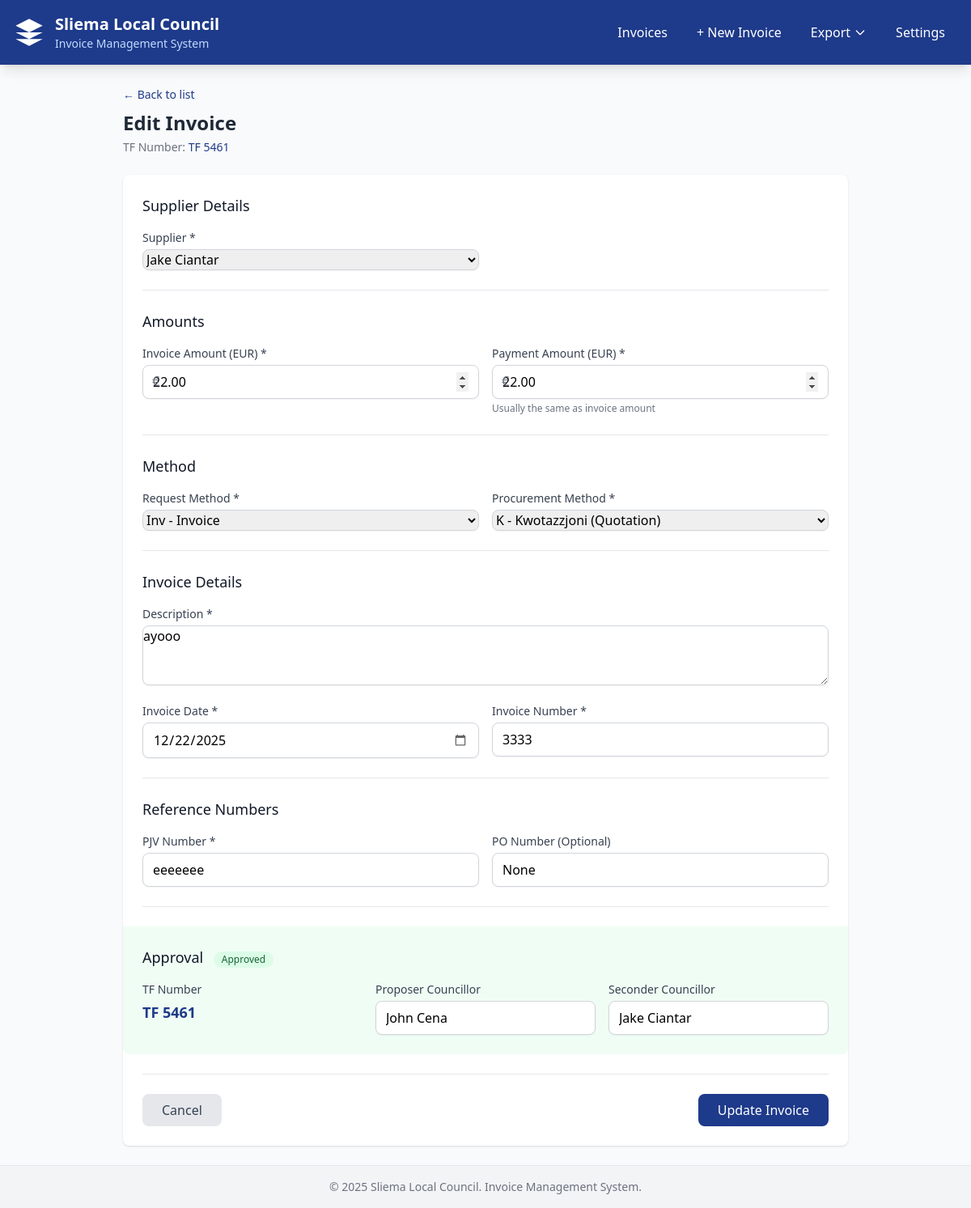
The page /invoices/1/edit on the database its author committed.
### models.py (models this page shows, shortened)
class Invoice(Base):
    __tablename__ = "invoices"
    id = Column(Integer, primary_key=True, index=True, autoincrement=True)
    supplier_id = Column(Integer, ForeignKey("suppliers.id"), nullable=False)
    invoice_amount = Column(Numeric(10, 2), nullable=False)
    payment_amount = Column(Numeric(10, 2), nullable=False)
    method_request = Column(
        String(10),
        nullable=False,
        info={'check': "method_request IN ('P', 'Inv', 'Rec', 'RFP', 'PP', 'DP', 'EC')"}
    )
    method_procurement = Column(
        String(10),
        nullable=False,
        info={'check': "method_procurement IN ('DA', 'D', 'T', 'K', 'R')"}
    )
    description = Column(Text, nullable=False)
    invoice_date = Column(Date, nullable=False)
    invoice_number = Column(String(100), nullable=False)
    po_number = Column(String(100), nullable=True)  # Purchase Order (optional)
    pjv_number = Column(String(100), nullable=False, unique=True)  # Purchase Journal Voucher (required)
    tf_number = Column(String(100), nullable=True)  # Transfer of Funds (only after approval)
    is_approved = Column(Boolean, default=False)
    approved_date = Column(Date, nullable=True)
    proposer_councillor = Column(String(255), nullable=True)
    seconder_councillor = Column(String(255), nullable=True)
    created_at = Column(DateTime, server_default=func.now())
    updated_at = Column(DateTime, server_default=func.now(), onupdate=func.now())
    is_deleted = Column(Boolean, default=False)
    supplier = relationship("Supplier", back_populates="invoices")
    __table_args__ = (
        CheckConstraint(
            "method_request IN ('P', 'Inv', 'Rec', 'RFP', 'PP', 'DP', 'EC')",
            name='check_method_request'
        ),
        CheckConstraint(
            "method_procurement IN ('DA', 'D', 'T', 'K', 'R')",
            name='check_method_procurement'
        ),
    )

class Supplier(Base):
    __tablename__ = "suppliers"
    id = Column(Integer, primary_key=True, index=True, autoincrement=True)
    name = Column(String(255), nullable=False, unique=True)
    created_at = Column(DateTime, server_default=func.now())
    invoices = relationship("Invoice", back_populates="supplier")

### routes/invoices.py (the view)
@router.get("/{invoice_id}/edit", response_class=HTMLResponse)
async def edit_invoice_form(
    request: Request,
    invoice_id: int,
    db: Session = Depends(get_db)
):
    invoice = db.query(Invoice).filter(
        Invoice.id == invoice_id,
        Invoice.is_deleted == False
    ).first()
    if not invoice:
        raise HTTPException(status_code=404, detail="Invoice not found")
    suppliers = db.query(Supplier).order_by(Supplier.name).all()
    next_tf = get_next_tf_number_preview(db)
    return templates.TemplateResponse(
        "invoice_form.html",
        {
            "request": request,
            "suppliers": suppliers,
            "invoice": invoice,
            "next_tf_number": next_tf,
            "method_request_codes": METHOD_REQUEST_CODES,
            "method_procurement_codes": METHOD_PROCUREMENT_CODES,
            "is_edit": True,
            "errors": {}
        }
    )

### templates/invoice_form.html (shortened to what this page needs)
{% extends "base.html" %}
{% block content %}
<div class="max-w-4xl mx-auto">
    <div class="mb-6">
        <a href="/invoices" class="text-malta-blue hover:underline text-sm">&larr; Back to list</a>
        <h2 class="text-2xl font-bold text-gray-800 mt-2">
            {% if is_edit %}Edit Invoice{% else %}New Invoice{% endif %}
        </h2>
        {% if is_edit and invoice.tf_number %}
        <p class="text-sm text-gray-500 mt-1">
            TF Number: <span class="font-medium text-malta-blue">{{ invoice.tf_number }}</span>
        </p>
        {% endif %}
    </div>
    <form method="POST" action="{% if is_edit %}/invoices/{{ invoice.id }}/edit{% else %}/invoices/create{% endif %}" class="bg-white rounded-lg shadow p-6 space-y-6">
        <div class="border-b pb-6">
            <h3 class="text-lg font-medium text-gray-900 mb-4">Supplier Details</h3>
            <div class="grid grid-cols-1 md:grid-cols-2 gap-4">
                <div>
                    <label class="block text-sm font-medium text-gray-700 mb-1">Supplier *</label>
                    <select name="supplier_id" id="supplierSelect" onchange="toggleNewSupplier()" class="w-full rounded-lg border-gray-300 shadow-sm focus:border-malta-blue focus:ring-malta-blue {% if errors.supplier_id %}border-red-500{% endif %}">
                        {% for supplier in suppliers %}
                        <option value="{{ supplier.id }}" {% if (invoice and invoice.supplier_id == supplier.id) or (form_data and form_data.supplier_id == supplier.id) %}selected{% endif %}>
                            {{ supplier.name }}
                        </option>
                        {% endfor %}
                    </select>
                </div>
            </div>
        </div>
        <div class="border-b pb-6">
            <h3 class="text-lg font-medium text-gray-900 mb-4">Amounts</h3>
            <div class="grid grid-cols-1 md:grid-cols-2 gap-4">
                <div>
                    <label class="block text-sm font-medium text-gray-700 mb-1">Invoice Amount (EUR) *</label>
                    <div class="relative">
                        <span class="absolute left-3 top-2 text-gray-500">&euro;</span>
                        <input type="number" name="invoice_amount" step="0.01" min="0.01" required
                            value="{{ '%.2f'|format(invoice.invoice_amount) if invoice else (form_data.invoice_amount if form_data else '') }}"
                            onchange="copyToPayment()"
                            class="w-full pl-8 rounded-lg border-gray-300 shadow-sm focus:border-malta-blue focus:ring-malta-blue {% if errors.invoice_amount %}border-red-500{% endif %}">
                    </div>
                </div>
                <div>
                    <label class="block text-sm font-medium text-gray-700 mb-1">Payment Amount (EUR) *</label>
                    <div class="relative">
                        <span class="absolute left-3 top-2 text-gray-500">&euro;</span>
                        <input type="number" name="payment_amount" id="paymentAmount" step="0.01" min="0.01" required
                            value="{{ '%.2f'|format(invoice.payment_amount) if invoice else (form_data.payment_amount if form_data else '') }}"
                            class="w-full pl-8 rounded-lg border-gray-300 shadow-sm focus:border-malta-blue focus:ring-malta-blue {% if errors.payment_amount %}border-red-500{% endif %}">
                    </div>
                    <p class="text-xs text-gray-500 mt-1">Usually the same as invoice amount</p>
                </div>
            </div>
        </div>
        <div class="border-b pb-6">
            <h3 class="text-lg font-medium text-gray-900 mb-4">Method</h3>
            <div class="grid grid-cols-1 md:grid-cols-2 gap-4">
                <div>
                    <label class="block text-sm font-medium text-gray-700 mb-1">Request Method *</label>
                    <select name="method_request" required class="w-full rounded-lg border-gray-300 shadow-sm focus:border-malta-blue focus:ring-malta-blue">
                        {% for code, desc in method_request_codes.items() %}
                        <option value="{{ code }}" {% if (invoice and invoice.method_request == code) or (form_data and form_data.method_request == code) %}selected{% endif %}>
                            {{ code }} - {{ desc }}
                        </option>
                        {% endfor %}
                    </select>
                </div>
                <div>
                    <label class="block text-sm font-medium text-gray-700 mb-1">Procurement Method *</label>
                    <select name="method_procurement" required class="w-full rounded-lg border-gray-300 shadow-sm focus:border-malta-blue focus:ring-malta-blue">
                        {% for code, desc in method_procurement_codes.items() %}
                        <option value="{{ code }}" {% if (invoice and invoice.method_procurement == code) or (form_data and form_data.method_procurement == code) %}selected{% endif %}>
                            {{ code }} - {{ desc }}
                        </option>
                        {% endfor %}
                    </select>
                </div>
            </div>
        </div>
        <div class="border-b pb-6">
            <h3 class="text-lg font-medium text-gray-900 mb-4">Invoice Details</h3>
            <div class="space-y-4">
                <div>
                    <label class="block text-sm font-medium text-gray-700 mb-1">Description *</label>
                    <textarea name="description" rows="3" required class="w-full rounded-lg border-gray-300 shadow-sm focus:border-malta-blue focus:ring-malta-blue {% if errors.description %}border-red-500{% endif %}" placeholder="Description of the invoice for public viewing...">{{ invoice.description if invoice else (form_data.description if form_data else '') }}</textarea>
                </div>
                <div class="grid grid-cols-1 md:grid-cols-2 gap-4">
                    <div>
                        <label class="block text-sm font-medium text-gray-700 mb-1">Invoice Date *</label>
                        <input type="date" name="invoice_date" required
                            value="{{ invoice.invoice_date.strftime('%Y-%m-%d') if invoice and invoice.invoice_date else (form_data.invoice_date if form_data else '') }}"
                            max="{{ today if today else '' }}"
                            class="w-full rounded-lg border-gray-300 shadow-sm focus:border-malta-blue focus:ring-malta-blue {% if errors.invoice_date %}border-red-500{% endif %}">
                    </div>
                    <div>
                        <label class="block text-sm font-medium text-gray-700 mb-1">Invoice Number *</label>
                        <input type="text" name="invoice_number" required
                            value="{{ invoice.invoice_number if invoice else (form_data.invoice_number if form_data else '') }}"
                            class="w-full rounded-lg border-gray-300 shadow-sm focus:border-malta-blue focus:ring-malta-blue {% if errors.invoice_number %}border-red-500{% endif %}">
                    </div>
                </div>
            </div>
        </div>
        <div class="border-b pb-6">
            <h3 class="text-lg font-medium text-gray-900 mb-4">Reference Numbers</h3>
            <div class="grid grid-cols-1 md:grid-cols-2 gap-4">
                <div>
                    <label class="block text-sm font-medium text-gray-700 mb-1">PJV Number *</label>
                    <input type="text" name="pjv_number" required
                        value="{{ invoice.pjv_number if invoice else (form_data.pjv_number if form_data else '') }}"
                        class="w-full rounded-lg border-gray-300 shadow-sm focus:border-malta-blue focus:ring-malta-blue {% if errors.pjv_number %}border-red-500{% endif %}"
                        placeholder="Stamp number when invoice was received">
                </div>
                <div>
                    <label class="block text-sm font-medium text-gray-700 mb-1">PO Number (Optional)</label>
                    <input type="text" name="po_number"
                        value="{{ invoice.po_number if invoice else (form_data.po_number if form_data else '') }}"
                        class="w-full rounded-lg border-gray-300 shadow-sm focus:border-malta-blue focus:ring-malta-blue"
                        placeholder="Purchase Order number if available">
                </div>
            </div>
        </div>
        <div class="{% if invoice and invoice.is_approved %}bg-green-50 -mx-6 -mb-6 p-6 rounded-b-lg{% endif %}">
            <h3 class="text-lg font-medium text-gray-900 mb-4">
                Approval
                {% if invoice and invoice.is_approved %}
                <span class="ml-2 inline-flex items-center px-2.5 py-0.5 rounded-full text-xs font-medium bg-green-100 text-green-800">
                    Approved
                </span>
                {% endif %}
            </h3>
            {% if invoice and invoice.is_approved %}
            <div class="grid grid-cols-1 md:grid-cols-3 gap-4">
                <div>
                    <label class="block text-sm font-medium text-gray-700 mb-1">TF Number</label>
                    <p class="text-lg font-bold text-malta-blue">{{ invoice.tf_number }}</p>
                </div>
                <div>
                    <label class="block text-sm font-medium text-gray-700 mb-1">Proposer Councillor</label>
                    <input type="text" name="proposer_councillor" value="{{ invoice.proposer_councillor }}" class="w-full rounded-lg border-gray-300 shadow-sm focus:border-malta-blue focus:ring-malta-blue">
                </div>
                <div>
                    <label class="block text-sm font-medium text-gray-700 mb-1">Seconder Councillor</label>
                    <input type="text" name="seconder_councillor" value="{{ invoice.seconder_councillor }}" class="w-full rounded-lg border-gray-300 shadow-sm focus:border-malta-blue focus:ring-malta-blue">
                </div>
            </div>
            {% endif %}
        </div>
        <div class="flex justify-between pt-6 border-t">
            <a href="/invoices" class="px-6 py-2 text-gray-700 bg-gray-200 rounded-lg hover:bg-gray-300 transition">
                Cancel
            </a>
            <button type="submit" class="px-6 py-2 text-white bg-malta-blue rounded-lg hover:bg-malta-blue-dark transition">
                {% if is_edit %}Update Invoice{% else %}Create Invoice{% endif %}
            </button>
        </div>
    </form>
</div>
{% endblock %}

### static/css/styles.css (style rules this page uses)
input[type="text"], input[type="number"], input[type="date"], input[type="email"], select, textarea { padding: 0.5rem 0.75rem; border: 1px solid #d1d5db; border-radius: 0.5rem; width: 100%; transition: border-color 0.15s ease-in-out, box-shadow 0.15s ease-in-out; }
button, a.bg-malta-blue, a.bg-gray-200, a.bg-gray-600 { transition: all 0.15s ease-in-out; }

### rows shown on the page
Invoice: tf_number "TF 5461", supplier_id "Jake Ciantar", invoice_amount "22.00", payment_amount "22.00", method_request "Inv - Invoice", method_procurement "K - Kwotazzjoni (Quotation)", description "ayooo", invoice_date "12/22/2025", invoice_number "3333", pjv_number "eeeeeee", po_number "None", proposer_councillor "John Cena", seconder_councillor "Jake Ciantar"
